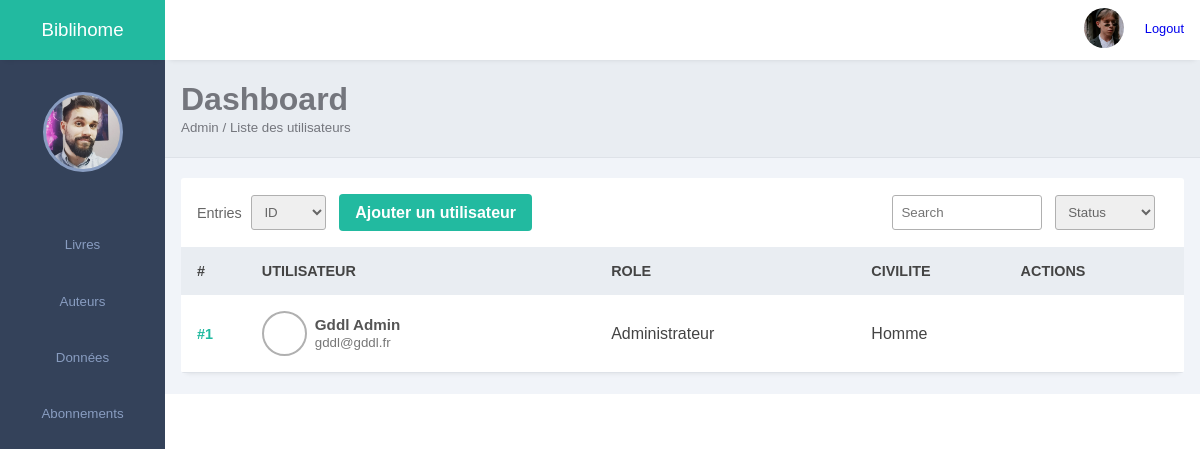
The app's page /bo/_views/admin.php with its own data.
### tables this page shows
CREATE TABLE `users` (
  `id_user` int NOT NULL,
  `user_nom` varchar(100) NOT NULL,
  `user_prenom` varchar(100) NOT NULL,
  `user_mail` varchar(255) NOT NULL,
  `user_mdp` varchar(255) NOT NULL,
  `user_num_employe` int DEFAULT NULL,
  `id_role` int NOT NULL,
  `user_date_naissance` datetime DEFAULT NULL,
  `user_date_creation` datetime DEFAULT CURRENT_TIMESTAMP,
  `user_date_abonnement` datetime DEFAULT NULL,
  `user_img` varchar(255) DEFAULT NULL,
  `id_civilite` int NOT NULL,
  `id_abonnement` int DEFAULT NULL
);

CREATE TABLE `roles` (
  `id_role` int NOT NULL,
  `role_name` varchar(20) NOT NULL,
  `role_level` int NOT NULL
);

CREATE TABLE `civilites` (
  `id_civilite` int NOT NULL,
  `civilite_nom` varchar(20) NOT NULL,
  `civilite_label` varchar(20) NOT NULL
);

### bo/_views/admin.php (the view, shortened to what this page needs)
<?php
include($_SERVER['DOCUMENT_ROOT'] . '/host.php');
include($_SERVER['DOCUMENT_ROOT'] . '/bo/_blocks/sidebar.php');
include($_SERVER['DOCUMENT_ROOT'] . '/bo/_blocks/header.php');
include($_SERVER['DOCUMENT_ROOT'] . '/bo/_blocks/ariane.php');
if (isset($_GET['action']) && $_GET['action'] == "addUser") {
    $selectCivilites = $db->prepare('SELECT * FROM civilites');
    $selectCivilites->execute();
    $selectRoles = $db->prepare('SELECT * FROM roles');
    $selectRoles->execute();
    $errors = [];
    if (isset($_POST['addUser'])) {
        if (empty($_POST['id_civilite'])) {
            $errors['civilite'] = "Vous devez sélectionner une civilité.";
        }
        if (empty($_POST['user_nom']) || !preg_match("/^[\p{L}\p{M} '’-]+$/u", $_POST['user_nom'])) {
            $errors['user_nom'] = 'Le champs "Nom" n\'est pas valide.';
        }
        if (empty($_POST['user_prenom']) || !preg_match("/^[\p{L}\p{M} '’-]+$/u", $_POST['user_prenom'])) {
            $errors['user_prenom'] = 'Le champs "Prénom" n\'est pas valide.';
        }
        if (empty($_POST['user_mail']) || !filter_var($_POST['user_mail'], FILTER_VALIDATE_EMAIL)) {
            $errors['user_mail'] = "Votre mail n'est pas valide.";
        } else {
            $req = $db->prepare('SELECT id_user FROM users WHERE user_mail = ? LIMIT 1');
            $req->execute([$_POST['user_mail']]);
            $email = $req->fetch();
            if ($email) {
                $errors['user_mail'] = "L'email est déjà utilisé.";
            }
        }
        if (empty($_POST['id_role'])) {
            $errors['role'] = "Vous devez sélectionner un rôle.";
        }
        if (empty($_POST['user_mdp']) || ($_POST['user_mdp'] != ($_POST['conf_pwd'] ?? ''))) {
            $errors['user_mdp'] = "Les mots de passe ne sont pas identiques.";
        }
        if (empty($errors)) {
            $id_civilite = (int)$_POST['id_civilite'];
            $name = trim($_POST['user_nom']);
            $firstname = trim($_POST['user_prenom']);
            $mail = trim($_POST['user_mail']);
            $id_role = (int)$_POST['id_role'];
            $pwd = $_POST['user_mdp'];
            $insert_user = $db->prepare('INSERT INTO users SET
                id_civilite = ?,
                user_nom = ?,
                user_prenom = ?,
                user_mail = ?,
                id_role = ?,
                user_mdp = ?
            ');
            $password = password_hash($pwd, PASSWORD_ARGON2I);
            $insert_user->execute([$id_civilite, $name, $firstname, $mail, $id_role, $password]);
            $_SESSION['flash']['success'] = "Utilisateur ajouté.";
            echo "<script>document.location.replace('admin.php?zone=admin')</script>";
            exit;
        }
    }
?>
    <div class="flexRow justifyCenter">
        <?php if (!empty($errors)): ?>
            <ul style="margin:20px; color:#c00;">
                <?php foreach ($errors as $error): ?>
                    <li><?php echo $error; ?></li>
                <?php endforeach; ?>
            </ul>
        <?php endif; ?>
        <div class="container">
            <div class="form-box register">
                <form method="POST">
                    <h1>Ajouter un utilisateur</h1>
                    <div class="input-box">
                        <select name="id_civilite" required>
                            <option value="">-- Civilité --</option>
                            <?php while ($sC = $selectCivilites->fetch(PDO::FETCH_OBJ)): ?>
                                <option value="<?php echo $sC->id_civilite; ?>">
                                    <?php echo $sC->civilite_nom; ?>
                                </option>
                            <?php endwhile; ?>
                        </select>
                    </div>
                    <div class="input-box">
                        <input type="text" placeholder="Nom" name="user_nom" required />
                    </div>
                    <div class="input-box">
                        <input type="text" placeholder="Prénom" name="user_prenom" required />
                    </div>
                    <div class="input-box">
                        <input type="email" placeholder="Email" name="user_mail" required />
                    </div>
                    <div class="input-box">
                        <select name="id_role" required>
                            <option value="">-- Rôle --</option>
                            <?php while ($sR = $selectRoles->fetch(PDO::FETCH_OBJ)): ?>
                                <option value="<?php echo $sR->id_role; ?>">
                                    <?php echo $sR->role_name; ?>
                                </option>
                            <?php endwhile; ?>
                        </select>
                    </div>
                    <div class="input-box">
                        <input type="password" placeholder="Mot de passe" name="user_mdp" required />
                    </div>
                    <div class="input-box">
                        <input type="password" placeholder="Confirmer" name="conf_pwd" required />
                    </div>
                    <input type="submit" class="btn" name="addUser" value="Enregistrer">
                </form>
            </div>
        </div>
    </div>
<?php
} else {
    $selectAllUsers = $db->prepare('SELECT * FROM users
        NATURAL JOIN roles
        NATURAL JOIN civilites
    ');
    $selectAllUsers->execute();
?>
    <div class="records table-responsive">
        <div class="record-header">
            <div class="add">
                <span>Entries</span>
                <select name="" id="">
                    <option value="">ID</option>
                </select>
                <a href="admin.php?zone=admin&action=addUser">Ajouter un utilisateur</a>
            </div>
            <div class="browse">
                <input type="search" placeholder="Search" class="record-search">
                <select name="" id="">
                    <option value="">Status</option>
                </select>
            </div>
        </div>
        <div>
            <table width="100%">
                <thead>
                    <tr>
                        <th>#</th>
                        <th><span class="las la-sort"></span> UTILISATEUR</th>
                        <th><span class="las la-sort"></span> ROLE</th>
                        <th><span class="las la-sort"></span> CIVILITE</th>
                        <th><span class="las la-sort"></span> ACTIONS</th>
                    </tr>
                </thead>
                <tbody>
                    <?php while ($sAu = $selectAllUsers->fetch(PDO::FETCH_OBJ)): ?>
                        <tr>
                            <td>#<?php echo $sAu->id_user; ?></td>
                            <td>
                                <div class="client">
                                    <?php
                                    $img = !empty($sAu->user_img) ? $sAu->user_img : "default.png";
                                    ?>
                                    <div class="client-img bg-img"
                                        style="background-image: url('/assets/bo/img/<?php echo htmlspecialchars($img); ?>')">
                                    </div>
                                    <div class="client-info">
                                        <h4><?php echo ucwords($sAu->user_prenom); ?> <?php echo ucwords($sAu->user_nom); ?></h4>
                                        <small><?php echo $sAu->user_mail; ?></small>
                                    </div>
                                </div>
                            </td>
                            <td class="capitalise">
                                <?php echo $sAu->role_name; ?>
                            </td>
                            <td>
                                <?php echo $sAu->civilite_nom; ?>
                            </td>
                            <td>
                                <div class="actions">
                                    <a href="admin.php?zone=admin&action=user&id=<?php echo $sAu->id_user; ?>">
                                    </a>
                                </div>
                            </td>
                        </tr>
                    <?php endwhile; ?>
                </tbody>
            </table>
        </div>
    </div>
<?php
}
include($_SERVER['DOCUMENT_ROOT'] . '/bo/_blocks/footer.php');
?>

### assets/bo/css/style.css (style rules this page uses)
:root { --main-color: #22BAA0; --color-dark: #34425A; --text-grey: #B0B0B0; }
* { margin: 0; padding: 0; text-decoration: none; list-style-type: none; box-sizing: border-box; font-family: 'Merriweather', sans-serif; }
.bg-img { background-repeat: no-repeat; background-size: cover; border-radius: 50%; background-size: cover; }
.user div, .client-img { height: 40px; width: 40px; margin-right: 1rem; }
.records { box-shadow: 0px 5px 5px -5px rgb(0 0 0 / 10%); background: #fff; border-radius: 3px; }
.record-header { padding: 1rem; display: flex; justify-content: space-between; align-items: center; }
.add, .browse { display: flex; align-items: center; }
.add span { display: inline-block; margin-right: .6rem; font-size: .9rem; color: #666; }
input, button, select { outline: none; }
.add select, .browse input, .browse select { height: 35px; border: 1px solid #b0b0b0; border-radius: 3px; display: inline-block; width: 75px; padding: 0rem .5rem; margin-right: .8rem; color: #666; }
.add button, .add a, .add input[type="submit"] { background: var(--main-color); color: #fff; height: 37px; border-radius: 4px; padding: 0rem 1rem; border: none; font-weight: 600; }
.add a { display: flex; align-items: center; }
.browse input { width: 150px; }
.browse select { width: 100px; }
.table-responsive { width: 100%; overflow: auto; }
table { border-collapse: collapse; }
table thead tr { background: #e9edf2; }
table thead th { padding: 1rem 0rem; text-align: left; color: #444; font-size: .9rem; }
table thead th:first-child { padding-left: 1rem; }
table tbody td { padding: 1rem 0rem; color: #444; }
table tbody td:first-child { padding-left: 1rem; color: var(--main-color); font-weight: 600; font-size: .9rem; }
table tbody tr { border-bottom: 1px solid #dee2e8; }
.client { display: flex; align-items: center; }
.client-img { margin-right: .5rem; border: 2px solid #b0b0b0; height: 45px; width: 45px; }
.client-info h4 { color: #555; font-size: .95rem; }
.client-info small { color: #777; }

### assets/bo/css/generic.css (style rules this page uses)
* { margin: 0; padding: 0; box-sizing: border-box; }

### records on screen
users: id_user "1", user_prenom "Gddl", user_nom "Admin", user_mail "gddl@gddl.fr", id_role.role_name "Administrateur", id_civilite.civilite_nom "Homme"

### other values on screen
$domaine "Dashboard"
$sousDomaine "Admin / Liste des utilisateurs"
